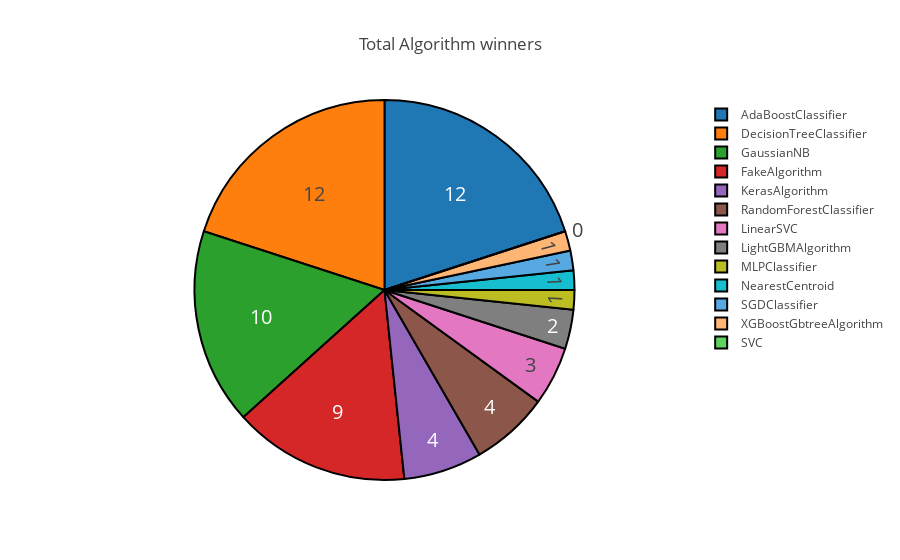

Source (notebook cell):
### Code cell
# see: https://plot.ly/python/pie-charts/

trace = go.Pie(labels=algorithms, values=winners,
               hoverinfo='label+percent', textinfo='value', 
               textfont=dict(size=20),
               marker=dict(line=dict(color='#000000', width=2)))
plotly.offline.iplot({
    'data': [trace],
    'layout': go.Layout(title="Total Algorithm winners")
})

### Figure 1 — Plotly figure (JSON) as saved in the notebook; plotly's stock layout.template omitted (floating-point values rounded to 4 significant figures)
{"data": [{"hoverinfo": "label+percent", "labels": ["AdaBoostClassifier", "DecisionTreeClassifier", "FakeAlgorithm", "GaussianNB", "KerasAlgorithm", "LightGBMAlgorithm", "LinearSVC", "MLPClassifier", "NearestCentroid", "RandomForestClassifier", "SGDClassifier", "SVC", "XGBoostGbtreeAlgorithm"], "marker": {"line": {"color": "#000000", "width": 2}}, "textfont": {"size": 20}, "textinfo": "value", "type": "pie", "uid": "e01e5512-a636-11e8-a051-fcaa14710b08", "values": [12, 12, 9, 10, 4, 2, 3, 1, 1, 4, 1, 0, 1]}], "layout": {"title": "Total Algorithm winners"}}
